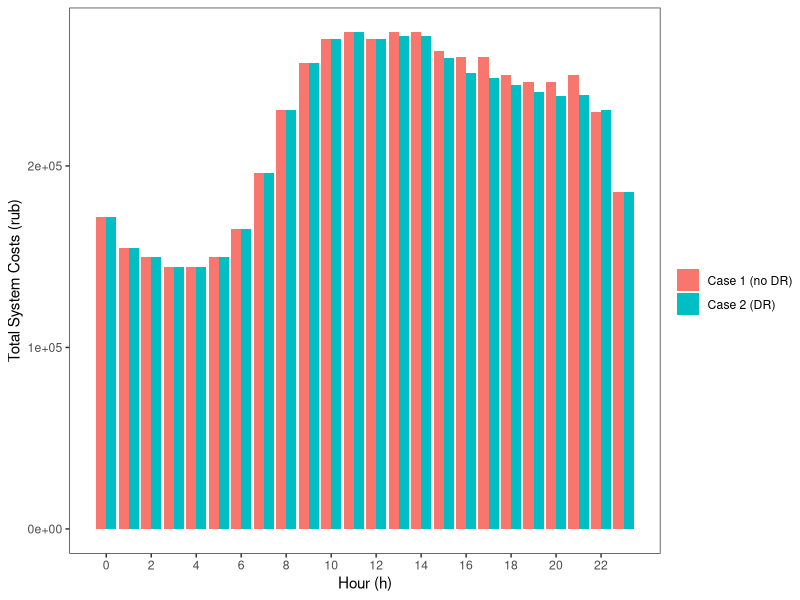
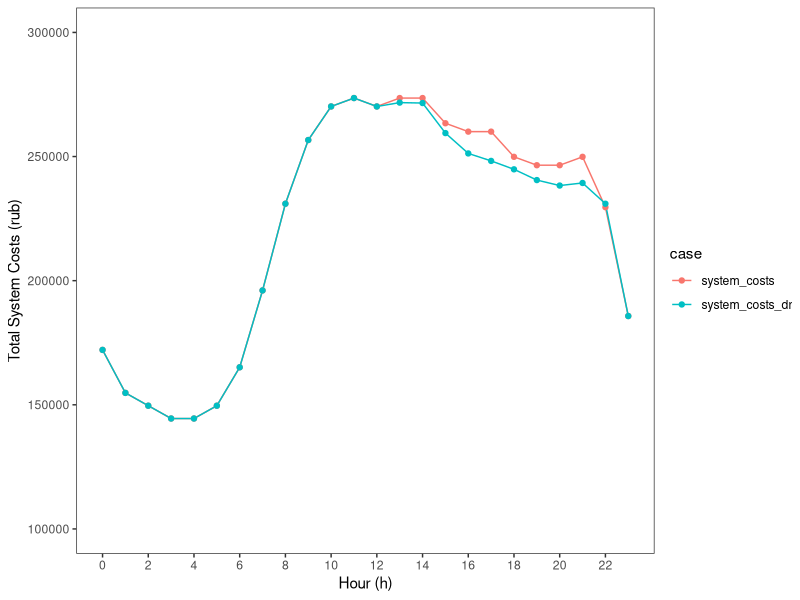
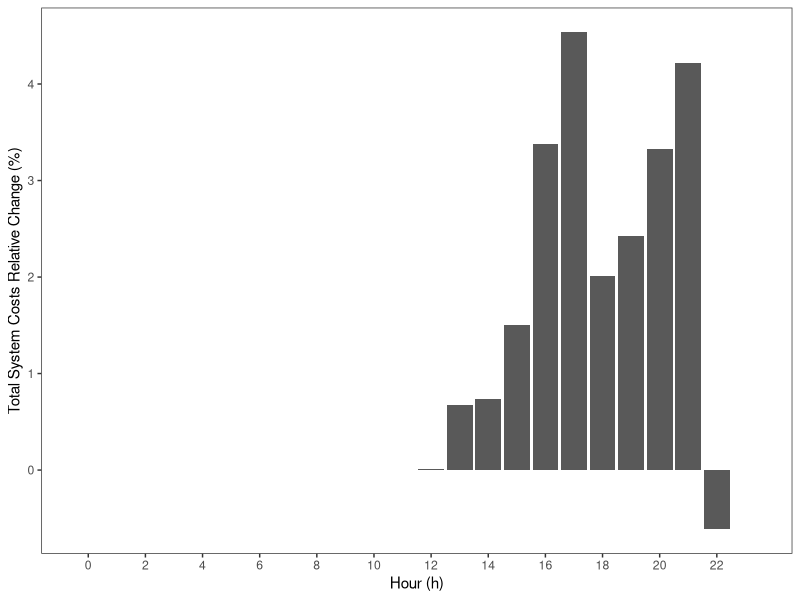
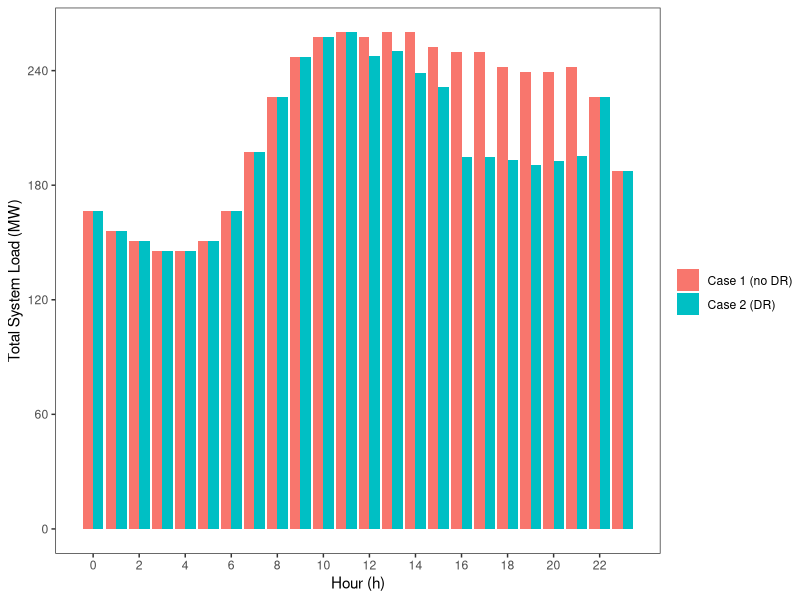
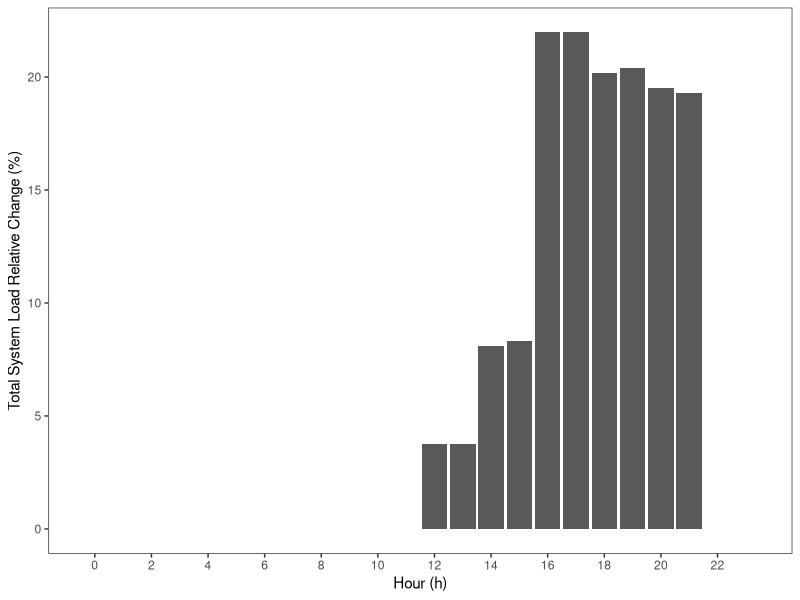
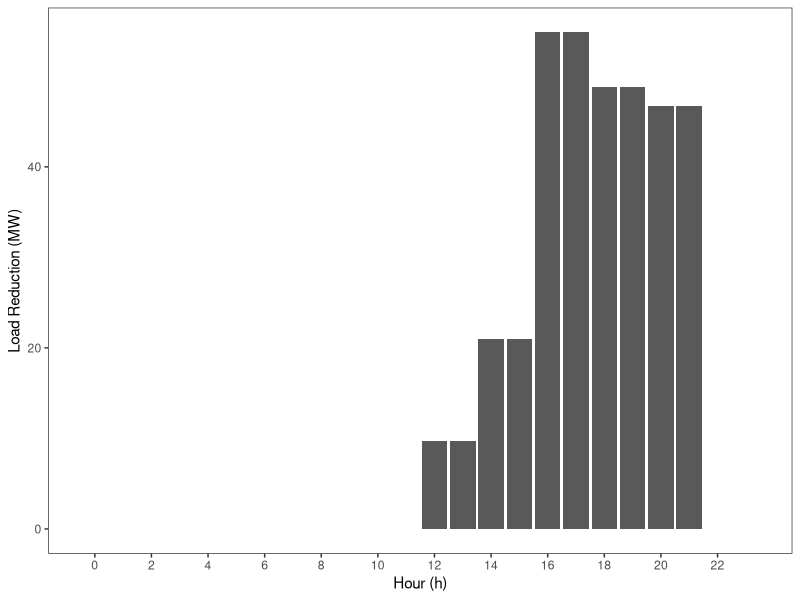

Write the R code that produced these figures, in order.
setwd('E:/HSEshka/куркур/model_solver/')

library(dplyr)
library(ggplot2)
library(tidyr)

model_data <- read.csv('model_results.csv', encoding = 'UTF-8')
names(model_data)[1] <- 'hour'
model_data_dr <- read.csv('model_results_dr.csv', encoding = 'UTF-8')
names(model_data_dr)[1] <- 'hour'

unit_data <- data.frame(unit = c(0, 1),
                        FC = c(177 * 70, 137 * 70),
                        MC = c(13.5 * 70, 17.7 * 70),
                        suc = c(100 * 70, 20 * 70),
                        sdc = c(50 * 70, 10 * 70),
                        P_max = c(220, 66))
agg_0_data <- data.frame(offer = c(0, 1, 2),
                         q = c(20.07, 13.78, 9.72),
                         c = c(12 * 70, 14 * 70, 15 * 70),
                         IC = c(20 * 70, 23 * 70, 26 * 70),
                         LRD = c(2, 4, 8))
agg_1_data <- data.frame(offer = c(0, 1, 2),
                         q = c(21.36, 14.03, 11.28),
                         c = c(12 * 70, 14 * 70, 15 * 70),
                         IC = c(22 * 70, 25 * 70, 28 * 70),
                         LRD = c(2, 4, 8))

unit_commitment <- data.frame(hour = 0:23,
                              unit_0 = model_data$state_unit_0,
                              unit_1 = model_data$state_unit_1,
                              unit_0_dr = model_data_dr$state_unit_0,
                              unit_1_dr = model_data_dr$state_unit_1)
unit_commitment <- t(unit_commitment)

model_costs <- model_data %>%
  mutate(energy_costs = prod_unit_0 * unit_data$MC[1] + prod_unit_1 * unit_data$MC[2] +
           startup_cost_unit_0 * 70 + startup_cost_unit_1 * 70) %>%
  mutate(spin_res_costs = spin_res_unit_0 * 0.5 * unit_data$MC[1] + spin_res_unit_1 * 0.5 * unit_data$MC[2]) %>%
  mutate(system_costs = energy_costs + spin_res_costs) %>%
  select(hour, demand, system_costs, energy_costs, spin_res_costs)

model_dr_costs <- model_data_dr %>%
  mutate(energy_costs_dr = prod_unit_0 * unit_data$MC[1] + prod_unit_1 * unit_data$MC[2] +
           startup_cost_unit_0 * 70 + startup_cost_unit_1 * 70) %>%
  mutate(spin_res_costs_dr = spin_res_unit_0 * 0.5 * unit_data$MC[1] + spin_res_unit_1 * 0.5 * unit_data$MC[2]) %>%
  mutate(dr_costs = dr_cost_agg_0 * 70 + dr_cost_agg_1 * 70) %>%
  mutate(system_costs_dr = energy_costs_dr + spin_res_costs_dr + dr_costs) %>%
  mutate(system_dr = load_red_agg_0 + load_red_agg_1) %>%
  mutate(demand_dr = demand - system_dr) %>%
  select(hour, demand, demand_dr, system_dr, system_costs_dr, energy_costs_dr, spin_res_costs_dr, dr_costs)

cost_structure <- model_costs %>%
  summarize(energy_costs = sum(energy_costs), spin_res_costs = sum(spin_res_costs),
            total_costs = sum(system_costs))

cost_structure_dr <- model_dr_costs %>%
  summarize(energy_costs_dr = sum(energy_costs_dr), spin_res_costs_dr = sum(spin_res_costs_dr),
            dr_costs = sum(dr_costs), total_costs_dr = sum(system_costs_dr))

model_results <- cbind(model_dr_costs, model_costs$system_costs)
names(model_results)[9] <- 'system_costs'

model_results <- model_results %>%
  mutate(costs_rel_change = 100 * (system_costs - system_costs_dr) / system_costs) %>%
  mutate(load_rel_change = 100 * (demand - demand_dr) / demand)

model_results_long <- gather(model_results, key = 'case', value = 'load', demand, demand_dr)
model_results_long_costs <- gather(model_results, key = 'case', value = 'costs',
                                   system_costs, system_costs_dr)

ggplot(model_results_long_costs, aes(x = hour, y = costs, fill = case)) +
  geom_col(position = 'dodge') +
  scale_x_continuous(breaks = seq(0, 23, by = 2)) +
  xlab('Hour (h)') +
  ylab('Total System Costs (rub)') +
  scale_fill_discrete(name = '', labels = c('Case 1 (no DR)', 'Case 2 (DR)')) +
  theme_test()

ggplot(model_results_long_costs, aes(x = hour, y = costs, color = case)) +
  geom_line() +
  geom_point() +
  scale_x_continuous(breaks = seq(0, 23, by = 2)) +
  scale_y_continuous(breaks = seq(100000, 300000, by = 50000), limits = c(100000, 300000)) +
  xlab('Hour (h)') +
  ylab('Total System Costs (rub)') +
  scale_fill_discrete(name = '', labels = c('Case 1 (no DR)', 'Case 2 (DR)')) +
  theme_test()

ggplot(model_results, aes(x = hour, y = costs_rel_change)) +
  geom_col() +
  scale_x_continuous(breaks = seq(0, 23, by = 2)) +
  xlab('Hour (h)') +
  ylab('Total System Costs Relative Change (%)') +
  theme_test()

ggplot(model_results_long, aes(x = hour, y = load, fill = case)) +
  geom_col(position = 'dodge') +
  scale_x_continuous(breaks = seq(0, 23, by = 2)) +
  scale_y_continuous(breaks = seq(0, 280, by = 60)) +
  xlab('Hour (h)') +
  ylab('Total System Load (MW)') +
  scale_fill_discrete(name = '', labels = c('Case 1 (no DR)', 'Case 2 (DR)')) +
  theme_test()

ggplot(model_results, aes(x = hour, y = load_rel_change)) +
  geom_col() +
  scale_x_continuous(breaks = seq(0, 23, by = 2)) +
  xlab('Hour (h)') +
  ylab('Total System Load Relative Change (%)') +
  theme_test()

ggplot(model_results, aes(x = hour, y = system_dr)) +
  geom_col() +
  scale_x_continuous(breaks = seq(0, 23, by = 2)) +
  xlab('Hour (h)') +
  ylab('Load Reduction (MW)') +
  theme_test()

sum(model_results$load_rel_change) / 10
sum(model_results$costs_rel_change) / sum(!(model_results$costs_rel_change == 0))


